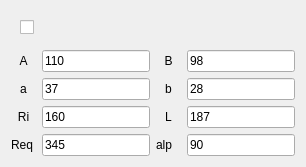
                     <widget class="QWidget" name="w_Outer_Cell_R" native="true">
                      <property name="styleSheet">
                       <string notr="true">#w_Outer_Cell_R{border-radius: 15px;}</string>
                      </property>
                      <layout class="QGridLayout" name="gridLayout_33">
                       <item row="3" column="1">
                        <widget class="QLineEdit" name="le_a_or">
                         <property name="minimumSize">
                          <size>
                           <width>70</width>
                           <height>0</height>
                          </size>
                         </property>
                         <property name="text">
                          <string>37</string>
                         </property>
                        </widget>
                       </item>
                       <item row="3" column="2">
                        <widget class="QLabel" name="label_64">
                         <property name="minimumSize">
                          <size>
                           <width>25</width>
                           <height>0</height>
                          </size>
                         </property>
                         <property name="maximumSize">
                          <size>
                           <width>25</width>
                           <height>16777215</height>
                          </size>
                         </property>
                         <property name="text">
                          <string>b</string>
                         </property>
                         <property name="alignment">
                          <set>Qt::AlignCenter</set>
                         </property>
                        </widget>
                       </item>
                       <item row="1" column="3">
                        <widget class="QLineEdit" name="le_B_or">
                         <property name="minimumSize">
                          <size>
                           <width>70</width>
                           <height>0</height>
                          </size>
                         </property>
                         <property name="text">
                          <string>98</string>
                         </property>
                        </widget>
                       </item>
                       <item row="4" column="0">
                        <widget class="QLabel" name="label_61">
                         <property name="minimumSize">
                          <size>
                           <width>25</width>
                           <height>0</height>
                          </size>
                         </property>
                         <property name="maximumSize">
                          <size>
                           <width>25</width>
                           <height>16777215</height>
                          </size>
                         </property>
                         <property name="text">
                          <string>Ri</string>
                         </property>
                         <property name="alignment">
                          <set>Qt::AlignCenter</set>
                         </property>
                        </widget>
                       </item>
                       <item row="4" column="3">
                        <widget class="QLineEdit" name="le_L_or">
                         <property name="minimumSize">
                          <size>
                           <width>70</width>
                           <height>0</height>
                          </size>
                         </property>
                         <property name="text">
                          <string>187</string>
                         </property>
                        </widget>
                       </item>
                       <item row="1" column="1">
                        <widget class="QLineEdit" name="le_A_or">
                         <property name="minimumSize">
                          <size>
                           <width>70</width>
                           <height>0</height>
                          </size>
                         </property>
                         <property name="text">
                          <string>110</string>
                         </property>
                        </widget>
                       </item>
                       <item row="3" column="3">
                        <widget class="QLineEdit" name="le_b_or">
                         <property name="minimumSize">
                          <size>
                           <width>70</width>
                           <height>0</height>
                          </size>
                         </property>
                         <property name="text">
                          <string>28</string>
                         </property>
                        </widget>
                       </item>
                       <item row="4" column="1">
                        <widget class="QLineEdit" name="le_Ri_or">
                         <property name="minimumSize">
                          <size>
                           <width>70</width>
                           <height>0</height>
                          </size>
                         </property>
                         <property name="text">
                          <string>160</string>
                         </property>
                        </widget>
                       </item>
                       <item row="1" column="0">
                        <widget class="QLabel" name="label_62">
                         <property name="minimumSize">
                          <size>
                           <width>25</width>
                           <height>0</height>
                          </size>
                         </property>
                         <property name="maximumSize">
                          <size>
                           <width>25</width>
                           <height>16777215</height>
                          </size>
                         </property>
                         <property name="text">
                          <string>A</string>
                         </property>
                         <property name="alignment">
                          <set>Qt::AlignCenter</set>
                         </property>
                        </widget>
                       </item>
                       <item row="1" column="2">
                        <widget class="QLabel" name="label_60">
                         <property name="minimumSize">
                          <size>
                           <width>25</width>
                           <height>0</height>
                          </size>
                         </property>
                         <property name="maximumSize">
                          <size>
                           <width>25</width>
                           <height>16777215</height>
                          </size>
                         </property>
                         <property name="text">
                          <string>B</string>
                         </property>
                         <property name="alignment">
                          <set>Qt::AlignCenter</set>
                         </property>
                        </widget>
                       </item>
                       <item row="4" column="2">
                        <widget class="QLabel" name="l_Tune_Alternate_Variable_End_Cell_2">
                         <property name="minimumSize">
                          <size>
                           <width>25</width>
                           <height>0</height>
                          </size>
                         </property>
                         <property name="maximumSize">
                          <size>
                           <width>25</width>
                           <height>16777215</height>
                          </size>
                         </property>
                         <property name="text">
                          <string>L</string>
                         </property>
                         <property name="alignment">
                          <set>Qt::AlignCenter</set>
                         </property>
                        </widget>
                       </item>
                       <item row="5" column="0">
                        <widget class="QLabel" name="label_65">
                         <property name="text">
                          <string>Req</string>
                         </property>
                        </widget>
                       </item>
                       <item row="3" column="0">
                        <widget class="QLabel" name="label_63">
                         <property name="minimumSize">
                          <size>
                           <width>25</width>
                           <height>0</height>
                          </size>
                         </property>
                         <property name="maximumSize">
                          <size>
                           <width>25</width>
                           <height>16777215</height>
                          </size>
                         </property>
                         <property name="text">
                          <string>a</string>
                         </property>
                         <property name="alignment">
                          <set>Qt::AlignCenter</set>
                         </property>
                        </widget>
                       </item>
                       <item row="5" column="1">
                        <widget class="QLineEdit" name="le_Req_or">
                         <property name="text">
                          <string>345</string>
                         </property>
                         <property name="readOnly">
                          <bool>true</bool>
                         </property>
                        </widget>
                       </item>
                       <item row="5" column="2">
                        <widget class="QLabel" name="label_59">
                         <property name="text">
                          <string>alp</string>
                         </property>
                        </widget>
                       </item>
                       <item row="5" column="3">
                        <widget class="QLineEdit" name="le_Alpha_or">
                         <property name="text">
                          <string>90</string>
                         </property>
                        </widget>
                       </item>
                       <item row="0" column="0" colspan="4" alignment="Qt::AlignLeft">
                        <widget class="QWidget" name="widget_8" native="true">
                         <layout class="QGridLayout" name="gridLayout_15">
                          <item row="0" column="0">
                           <widget class="SwitchControl" name="cb_Outer_Cell_R"/>
                          </item>
                         </layout>
                        </widget>
                       </item>
                      </layout>
                     </widget>
